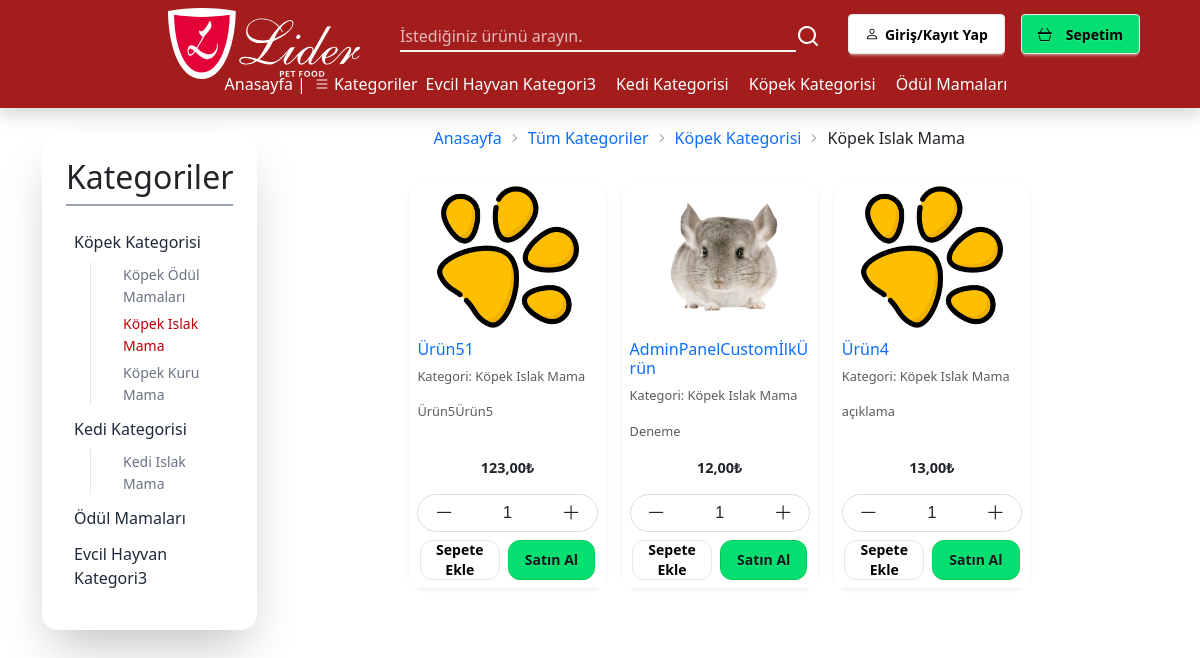
Before: /categories/kopek-islak-mama/urunler/ with the older database file.
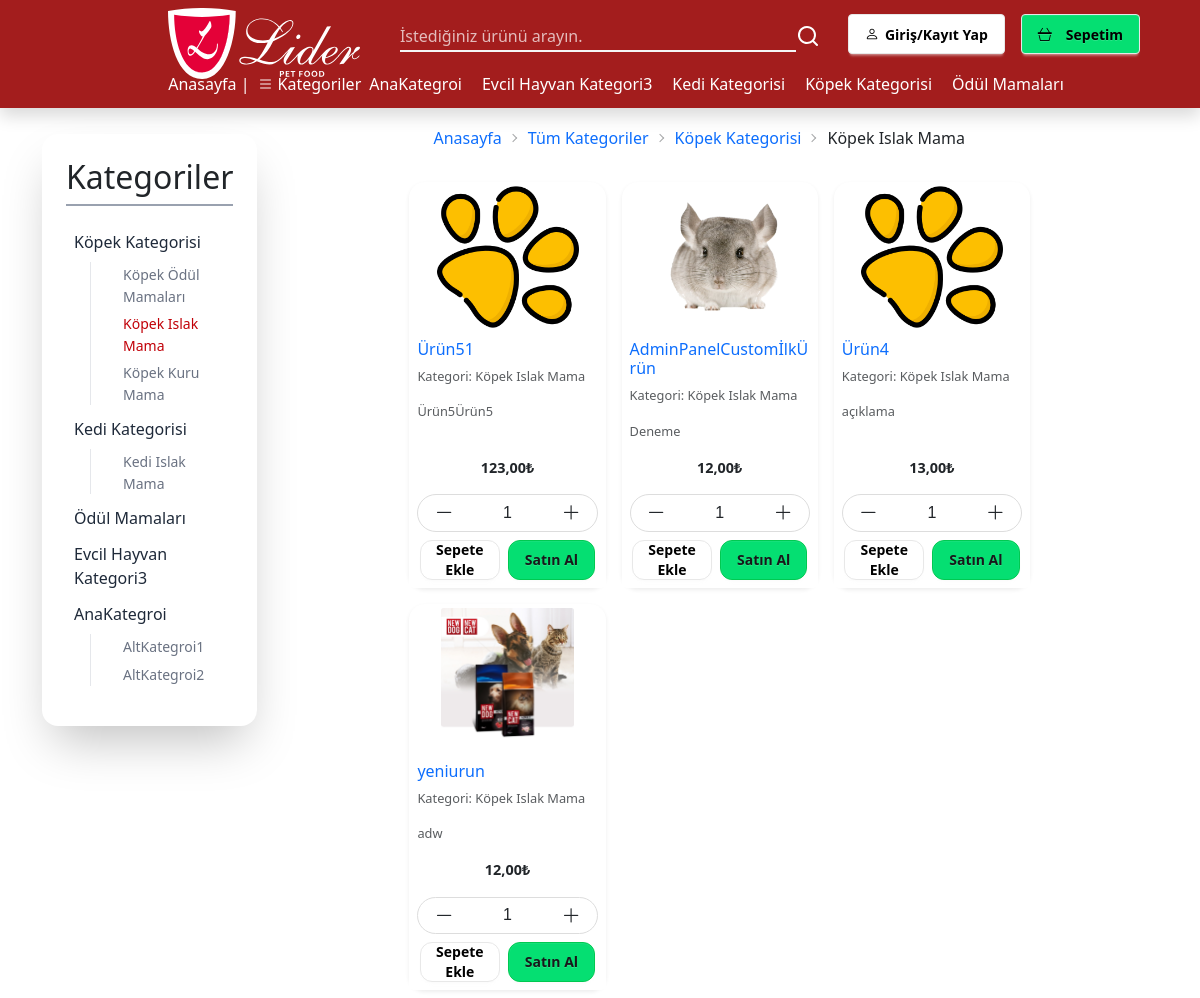
After: the same page with the newer database file.
### intern_app/models.py (models this page shows, shortened)
class Categories(models.Model):
    name = models.CharField(max_length=255,unique=True,verbose_name="Kategori İsmi")
    description = models.CharField(max_length=255,null=True,verbose_name="Kategori Açıklaması")
    image = models.ImageField(upload_to='category_images/',verbose_name="Kategori Görseli")
    slug = AutoSlugField(populate_from="name",unique=True,verbose_name="Alan Adı")
    sub_categories = models.ManyToManyField("self", blank=True, symmetrical=False, related_name="parent_categories",verbose_name="Alt Kategori olmasını istediğiniz kategorileri seçin:",
                                            help_text="Birden fazla kategori seçmek için CTRL tuşuna basılı tutunuz." \
                                            "\n Aynı zamanda seçimi iptal etmek için CTRL tuşuna basılı tutup seçimi iptal edilmek istenen kategoriye tıklayın. ")
    @staticmethod
    def get_main_categories():
        return Categories.objects.filter(parent_categories__isnull=True)
    def get_absolute_url(self):
        return reverse('intern_app:subcategory_products',kwargs={"slug":self.slug})
    def get_absolute_url_cat(self):
        return reverse('intern_app:category_products',kwargs={"slug":self.slug})
    class Meta():
        verbose_name = 'Kategori'
        verbose_name_plural = 'Kategoriler'

class Products(models.Model):
    product_name = models.CharField(max_length=255, verbose_name="Ürün Adı")
    product_category = models.ManyToManyField(Categories,related_name="products",verbose_name="Ürün Kategorisi",help_text="Birden fazla kategori seçmek için CTRL tuşuna basılı tutunuz. \n Aynı zamanda seçimi iptal etmek için CTRL tuşuna basılı tutup seçimi iptal edilmek istenen kategoriye tıklayın.")
    product_description = models.TextField(null=True,verbose_name="Ürün Açıklaması")
    product_price = models.DecimalField(max_digits=9,decimal_places=2,verbose_name="Ürün Fiyatı")
    product_image = models.ImageField(upload_to='products/',verbose_name="Ürün Görseli")
    created_at = models.DateTimeField(auto_now_add=True,null=True)
    class Meta:
        verbose_name= 'Ürün'
        verbose_name_plural = 'Ürünler'

### intern_app/views.py (the view)
# urls.py: path('categories/<slug:slug>/', views.categories, name='category_products'),
def category_products(request,slug):
    category = get_object_or_404(Categories,slug=slug)
    products = Products.objects.filter(product_category=category)
    sub_categories = category.sub_categories.all()
    context = {
        'category':category,
        'products':products,
        'sub_categories':sub_categories,
    }
    return render(request,"intern_app/subcategory_products.html",context)

### intern_app/templates/intern_app/subcategory_products.html (shortened to what this page needs)
{%extends 'base.html'%}
{%load static%}
{%block content%}
<div class="container-fluid test ">
    <div class="wrapper flex flex-row gap-4 ">
        <div class="categories  relative right-30 top-4 w-full h-full md:w-1/4 px-4 py-6 bg-white shadow-2xl rounded-2xl">
            <div class="cat-header font-semibold mb-4 text-center border-b-2 border-b-gray-400 ">
                <h2 class=" ">Kategoriler</h2>
            </div>
            <div class="all-categories ">
                <ul class="space-y-3 relative right-6">
                    {% for category in categories %}
                    <li class="*:!text-gray-800 ">
                        <a href="{% url 'intern_app:category_products' category.slug %}"
                            class=" hover:!text-gray-500 text-base font-medium text-gray-700  transition">
                            {{ category.name }}
                        </a>
                        {% if category.sub_categories.all %}
                        <ul class="ml-4 mt-2 space-y-1 border-l border-gray-200 pl-3">
                            {% for sub_category in category.sub_categories.all %}
                            {% with sub_url=sub_category.get_absolute_url %}
                            <li class="">
                                <a href="{{ sub_url}}"
                                    class="text-sm {%if request.path == sub_url %} !text-red-700 hover:!text-red-700 {%else%} !text-gray-500 {%endif%} hover:!text-blue-500 transition">
                                    {{ sub_category.name }}
                                </a>
                            </li>
                            {%endwith%}
                            {% endfor %}
                        </ul>
                        {% endif %}
                    </li>
                    {% endfor %}
                </ul>
            </div>
        </div>
        <div class="product-section  left-130  w-3/4 ">
            <div class="du-breadcrumbs">
                <ul class="breadcrumbs">
                    <li><a href="{% url 'intern_app:index' %}">Anasayfa</a></li>
                    <li><a href="{% url 'intern_app:categories'%}">Tüm Kategoriler</a></li>
                    {% for category in categories %}
                        {% for sub_category in category.sub_categories.all %}
                            {% if request.path == sub_category.get_absolute_url %}
                                <li>
                                    <a href="{{ category.get_absolute_url_cat }}">{{ category.name }}</a>
                                </li>
                                <li>{{ sub_category.name }}</li>
                            {% endif %}
                        {% endfor %}
                    {% endfor %}
                </ul>
            </div>
            <div class="row row-cols-2  row-cols-md-2 row-cols-lg-3 g-3 p-2" >
                {% for product in products %}
                <div class="col">
                    <div class="card shadow-sm border-0 rounded-4  h-100">
                        <a href="{%url 'intern_app:item_details' item_name=product.product_name item_id=product.id %}">
                            <img src="{{ product.product_image.url }}" class="card-img-top p-1"
                                style="object-fit: contain; max-height: 150px;"
                                alt="{{ product.product_name }}">
                        </a>
                        <div class="card-body p-2">
                            <a href="{%url 'intern_app:item_details' item_name=product.product_name item_id=product.id %}">
                                <h6 class="card-title text-primary">{{ product.product_name }}</h6>
                            </a>
                            <p class="card-text text-muted" style="font-size: 0.8rem;">Kategori:  {% for category in product.product_category.all %}
                            {{ category.name }}
                            {% endfor %}</p>
                            <p class="card-text text-muted" style="font-size: 0.8rem;">{{ product.product_description }}</p>
                        </div>
                        <ul class="list-group list-group-flush">
                            <li class="list-group-item fw-bold text-center" style="font-size: 0.9rem;">{{ product.product_price }}₺</li>
                        </ul>
                        <div class="card-footer bg-white border-0 text-center p-2">
                            <form method="POST" action="{%url 'intern_app:add_to_cart' product.id %}">
                                <div class="d-flex justify-content-center quantity-input align-items-center gap-1">
                                <button type="button"
                                class="btn red"
                                id="decrease-{{product.id}}"
                                onclick="changeQuantity(-1,{{product.id}})">
                                <i class="bi bi-dash-lg"></i>
                                </button>
                                <input type="number" name="quantity" id="quantity-{{product.id}}" min="1" max="999"
                                        value="{{ request.POST.quantity|default:1 }}" required
                                        class="form-control text-center" style="width: 80px; font-size: 1rem;"
                                        oninput="this.value = this.value.replace(/[^0-9]/g, '')">
                                <button type="button"
                                class="btn green"
                                id="increase-{{product.id}}"
                                    onclick="changeQuantity(1,{{product.id}})">
                                    <i class="bi bi-plus-lg"></i>
                                </button>
                                </div>
                                <div class="butonlar flex flex-row gap-2 pt-2 justify-center">
                                    <button type="submit" name="action" value="add_to_cart" class="du-btn bg-transparent text-black hover:!bg-blue-800 hover:!text-white !rounded-xl w-20"><span class="text-sm">Sepete Ekle</span></button>
                                  <div class="satin-alma-buton">
                                    <button type="submit" name="action" value="buy_now" class="du-btn bg-green-400 hover:bg-green-700 hover:border-green-700 !rounded-xl border-green-500" ><span class="text-sm">Satın Al</span></button>
                                </div>
                            </div>
                            </form>
                        </div>
                    </div>
                </div>
                {% endfor %}
            </div>
        </div>
    </div>
</div>
{%endblock%}

### core/templates/base.html (shortened to what this page needs)
{%load static%}
<html lang="en">
<head>
  <link rel="stylesheet" href="{%static 'intern_app/css/bootstrap.css'%}">
  <link rel="stylesheet" href="{% static 'intern_app/css/bootstrap-icons.css' %}">
  <link rel="stylesheet" href="{%static 'intern_app/css/base.css'%}">
  <link rel="stylesheet" href="{% static 'intern_app/css/base-loader.css' %}">
</head>
<body>
  {%include "navbar.html"%}
  {%block content%}
  {%endblock%}
</body>
</html>

### core/templates/navbar.html (shortened to what this page needs)
{%load static tailwind_tags%}
{%load static%}
{% tailwind_css %}
<header>
  <nav class="du-navbar shadow flex flex-col  ">
      <div class="wrapper flex h-13 w-full relative right-10  justify-between">
        <div class="logo ">
          <div class="logo-alt">
            <div class="logo-img relative left-50">
              <a href="{%url 'intern_app:index'%}">
                <img class="w-48"  src="{%static 'intern_app/images/lider-logo-beyaz.svg'%}" alt="">
              </a>
            </div>
          </div>
        </div>
        <div class="search-and-buttos  flex items-center gap-5    ">
          <div class="wrapper-2 flex flex-row    ">
            <div class="search-bar-wrapper p-3  ">
              <form id="search-form" class="text-center flex align-middle " role="search" action="{% url 'intern_app:search' %}" method="GET" value="{{ request.GET.search_query }}">
                <div class="search-bar   flex flex-row">
                  <input type="search" class=" border-b-2 w-99 bg-transparent" name="search_query" required
                  aria-label="Search" autocomplete="off" placeholder="İstediğiniz ürünü arayın.">
                <button class="search-buton ">
                  <svg xmlns="http://www.w3.org/2000/svg" id='glass' width="24" height="24" viewBox="0 0 24 24">
                    <path fill="currentColor"
                      d="M21.71 20.29L18 16.61A9 9 0 1 0 16.61 18l3.68 3.68a1 1 0 0 0 1.42 0a1 1 0 0 0 0-1.39ZM11 18a7 7 0 1 1 7-7a7 7 0 0 1-7 7Z">
                    </path>
                  </svg>
                </button>
                </div>
              </form>
            </div>
            <div class="buttons flex flex-row left-10 p-2 space-x-2">
              <div class="profil-button flex items-center">
                <div class="profile">
                  <div class="du-dropdown du-dropdown-hover">
                    {% if user.is_authenticated %}
                    <div tabindex="0" role="button" class="du-btn hover:!bg-gray-300 bg-white text-black m-1">
                      <i class="bi bi-person"></i>Merhaba,{{ user.username }}
                    </div>
                    <ul tabindex="0" class="du-dropdown-content du-menu z-999 w-40 rounded-box  *:hover:!bg-gray-300 **:active:!bg-gray-600 bg-white p-2 shadow-sm">
                      <li class="rounded-t"><a href="{% url 'intern_app:settings' %}"><button class="text-black" onclick="document.activeElement.blur()">Ayarlar</button></a></li>
                      {% if user.is_superuser or user.is_staff %}
                      <li><a href="{% url 'intern_app:yonetici-paneli' %}"><button onclick="console.log('log before blur'); document.activeElement.blur()"><span class="text-black">Yönetici Paneli</span></button></a></li>
                      {% endif %}
                      <li class="rounded-b border-t border-gray-300"><a type="button" class="text-red-400 " onclick="document.activeElement.blur()" href="{% url 'logout' %}?next=/"><span class="text-red-400">Çıkış Yap</span></a></li>
                    </ul>
                    {% else %}
                    <a tabindex="0" href="{% url 'login' %}" type="button" class="du-btn bg-white text-black m-1"><i class="bi bi-person"></i>Giriş/Kayıt Yap</a>
                    {% endif %}
                  </div>
                </div>
              </div>
              <div class="sepett-btn flex items-center">
                <div class="sepett">
                  <a class="du-btn hover:!bg-green-600 bg-green-400 text-black m-1 du-btn-cart" href="#" role="button" aria-expanded="false">
                    <i class="bi bi-basket3 pe-2"></i>
                    Sepetim
                  </a>
                </div>
              </div>
            </div>
      </div>
            </div>
          </div>
      <div class="wrapper-kategori top-3 relative">
        <div class="kategori-icerik  flex flex-row">
          <div class="kategoriler">
            <ul class="flex  gap-2">
              <li>
                <a class="text-white  hover:!text-gray-300" href="{% url 'intern_app:index' %}">Anasayfa |</a>
              </li>
              <li>
                <div class="du-dropdown custom-sub   du-dropdown-hover ">
                  <div tabindex="0" class="text-white cursor-pointer flex items-center gap-1">
                    <i class="bi bi-list class"></i>Kategoriler
                  </div>
                </div>
              </li>
              <li class="flex gap-x-5">
                {%for category in categories_filtered%}
                <a class="text-white hover:!text-gray-300 " href="{%url 'intern_app:category_products' category.slug%}">{{category.name}}</a>
                {%endfor%}
              </li>
            </ul>
          </div>
        </div>
      </div>
  </nav>
</header>

Changed rows visible on the page:
added Categories: name "AnaKategroi"
added Categories: name "AltKategroi1", shown under "AnaKategroi"
added Categories: name "AltKategroi2", shown under "AnaKategroi"
added Products: product_image (picture), product_name "yeniurun", product_description "adw", product_price "12,00", quantity "1", Categories (name "Köpek Islak Mama")
